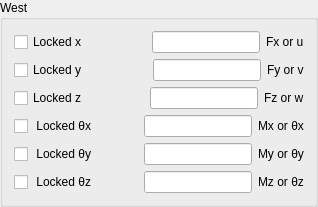
              <widget class="QGroupBox" name="groupBox_9">
               <property name="title">
                <string>West</string>
               </property>
               <layout class="QVBoxLayout" name="verticalLayout_7">
                <item>
                 <layout class="QHBoxLayout" name="horizontalLayout_41">
                  <item>
                   <widget class="QCheckBox" name="checkBox_13">
                    <property name="text">
                     <string>Locked x</string>
                    </property>
                   </widget>
                  </item>
                  <item>
                   <spacer name="horizontalSpacer_31">
                    <property name="orientation">
                     <enum>Qt::Horizontal</enum>
                    </property>
                    <property name="sizeHint" stdset="0">
                     <size>
                      <width>40</width>
                      <height>20</height>
                     </size>
                    </property>
                   </spacer>
                  </item>
                  <item>
                   <layout class="QHBoxLayout" name="horizontalLayout_42">
                    <item>
                     <widget class="QLineEdit" name="lineEdit_27"/>
                    </item>
                    <item>
                     <widget class="QLabel" name="label_27">
                      <property name="text">
                       <string>Fx or u</string>
                      </property>
                     </widget>
                    </item>
                   </layout>
                  </item>
                 </layout>
                </item>
                <item>
                 <layout class="QHBoxLayout" name="horizontalLayout_43">
                  <item>
                   <widget class="QCheckBox" name="checkBox_14">
                    <property name="text">
                     <string>Locked y</string>
                    </property>
                   </widget>
                  </item>
                  <item>
                   <spacer name="horizontalSpacer_32">
                    <property name="orientation">
                     <enum>Qt::Horizontal</enum>
                    </property>
                    <property name="sizeHint" stdset="0">
                     <size>
                      <width>40</width>
                      <height>20</height>
                     </size>
                    </property>
                   </spacer>
                  </item>
                  <item>
                   <layout class="QHBoxLayout" name="horizontalLayout_44">
                    <item>
                     <widget class="QLineEdit" name="lineEdit_28"/>
                    </item>
                    <item>
                     <widget class="QLabel" name="label_28">
                      <property name="text">
                       <string>Fy or v</string>
                      </property>
                     </widget>
                    </item>
                   </layout>
                  </item>
                 </layout>
                </item>
                <item>
                 <layout class="QHBoxLayout" name="horizontalLayout_45">
                  <item>
                   <widget class="QCheckBox" name="checkBox_15">
                    <property name="text">
                     <string>Locked z</string>
                    </property>
                   </widget>
                  </item>
                  <item>
                   <spacer name="horizontalSpacer_33">
                    <property name="orientation">
                     <enum>Qt::Horizontal</enum>
                    </property>
                    <property name="sizeHint" stdset="0">
                     <size>
                      <width>40</width>
                      <height>20</height>
                     </size>
                    </property>
                   </spacer>
                  </item>
                  <item>
                   <layout class="QHBoxLayout" name="horizontalLayout_46">
                    <item>
                     <widget class="QLineEdit" name="lineEdit_29"/>
                    </item>
                    <item>
                     <widget class="QLabel" name="label_29">
                      <property name="text">
                       <string>Fz or w</string>
                      </property>
                     </widget>
                    </item>
                   </layout>
                  </item>
                 </layout>
                </item>
                <item>
                 <layout class="QHBoxLayout" name="horizontalLayout_47">
                  <item>
                   <widget class="QCheckBox" name="checkBox_16">
                    <property name="text">
                     <string> Locked θx</string>
                    </property>
                   </widget>
                  </item>
                  <item>
                   <spacer name="horizontalSpacer_34">
                    <property name="orientation">
                     <enum>Qt::Horizontal</enum>
                    </property>
                    <property name="sizeHint" stdset="0">
                     <size>
                      <width>40</width>
                      <height>20</height>
                     </size>
                    </property>
                   </spacer>
                  </item>
                  <item>
                   <layout class="QHBoxLayout" name="horizontalLayout_48">
                    <item>
                     <widget class="QLineEdit" name="lineEdit_30"/>
                    </item>
                    <item>
                     <widget class="QLabel" name="label_30">
                      <property name="text">
                       <string>Mx or θx</string>
                      </property>
                     </widget>
                    </item>
                   </layout>
                  </item>
                 </layout>
                </item>
                <item>
                 <layout class="QHBoxLayout" name="horizontalLayout_49">
                  <item>
                   <widget class="QCheckBox" name="checkBox_17">
                    <property name="text">
                     <string> Locked θy</string>
                    </property>
                   </widget>
                  </item>
                  <item>
                   <spacer name="horizontalSpacer_35">
                    <property name="orientation">
                     <enum>Qt::Horizontal</enum>
                    </property>
                    <property name="sizeHint" stdset="0">
                     <size>
                      <width>40</width>
                      <height>20</height>
                     </size>
                    </property>
                   </spacer>
                  </item>
                  <item>
                   <layout class="QHBoxLayout" name="horizontalLayout_50">
                    <item>
                     <widget class="QLineEdit" name="lineEdit_31"/>
                    </item>
                    <item>
                     <widget class="QLabel" name="label_31">
                      <property name="text">
                       <string>My or θy</string>
                      </property>
                     </widget>
                    </item>
                   </layout>
                  </item>
                 </layout>
                </item>
                <item>
                 <layout class="QHBoxLayout" name="horizontalLayout_51">
                  <item>
                   <widget class="QCheckBox" name="checkBox_18">
                    <property name="text">
                     <string> Locked θz</string>
                    </property>
                   </widget>
                  </item>
                  <item>
                   <spacer name="horizontalSpacer_36">
                    <property name="orientation">
                     <enum>Qt::Horizontal</enum>
                    </property>
                    <property name="sizeHint" stdset="0">
                     <size>
                      <width>40</width>
                      <height>20</height>
                     </size>
                    </property>
                   </spacer>
                  </item>
                  <item>
                   <layout class="QHBoxLayout" name="horizontalLayout_52">
                    <item>
                     <widget class="QLineEdit" name="lineEdit_32"/>
                    </item>
                    <item>
                     <widget class="QLabel" name="label_32">
                      <property name="text">
                       <string>Mz or θz</string>
                      </property>
                     </widget>
                    </item>
                   </layout>
                  </item>
                 </layout>
                </item>
               </layout>
              </widget>
